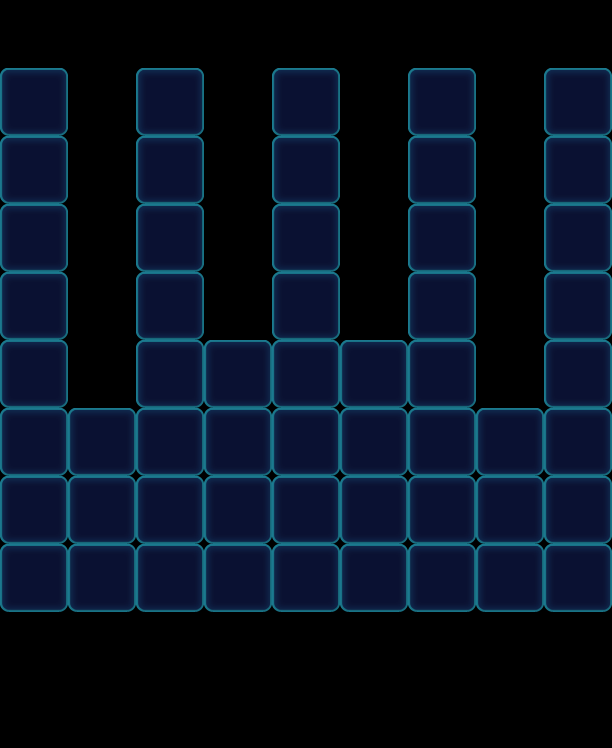

A level layout from a 2D game, rendered from its tile map. Below: a short description, then the map file with tile-grid data replaced by summaries:
An orthogonal 9x11 tile map with 68x68 px tiles, 1 tile layer (Valid), 2 tilesets and 67 objects (54x Floor, 9x Factory_Normal, 4x Haze).

<map version="1.0" orientation="orthogonal" width="9" height="11" tilewidth="68" tileheight="68">
 <tileset firstgid="1" name="game_grid1" tilewidth="68" tileheight="68">
  <image source="game_grid1.png" width="68" height="68" />
 </tileset>
 <tileset firstgid="2" name="map" tilewidth="68" tileheight="68">
  <image source="map.png" width="1024" height="1024" />
 </tileset>
 <layer name="Valid" width="9" height="11">
  <data>[99 cells, 54 non-empty, 1 distinct tile ids]</data>
 </layer>
 <objectgroup name="BottomObj" width="9" height="11">
  <object name="Jelly" type="Floor" gid="32" x="544" y="204">
   <properties>
    <property name="Layers" value="1" />
   </properties>
  </object>
  <object name="Jelly" type="Floor" gid="32" x="544" y="272">
   <properties>
    <property name="Layers" value="1" />
   </properties>
  </object>
  <object name="Jelly" type="Floor" gid="32" x="544" y="340">
   <properties>
    <property name="Layers" value="1" />
   </properties>
  </object>
  <object name="Jelly" type="Floor" gid="32" x="408" y="136">
   <properties>
    <property name="Layers" value="1" />
   </properties>
  </object>
  <object name="Jelly" type="Floor" gid="32" x="408" y="204">
   <properties>
    <property name="Layers" value="1" />
   </properties>
  </object>
  <object name="Jelly" type="Floor" gid="32" x="408" y="272">
   <properties>
    <property name="Layers" value="1" />
   </properties>
  </object>
  <object name="Jelly" type="Floor" gid="32" x="408" y="340">
   <properties>
    <property name="Layers" value="1" />
   </properties>
  </object>
  <object name="Jelly" type="Floor" gid="32" x="272" y="136">
   <properties>
    <property name="Layers" value="1" />
   </properties>
  </object>
  <object name="Jelly" type="Floor" gid="32" x="272" y="204">
   <properties>
    <property name="Layers" value="1" />
   </properties>
  </object>
  <object name="Jelly" type="Floor" gid="32" x="272" y="272">
   <properties>
    <property name="Layers" value="1" />
   </properties>
  </object>
  <object name="Jelly" type="Floor" gid="32" x="272" y="340">
   <properties>
    <property name="Layers" value="1" />
   </properties>
  </object>
  <object name="Jelly" type="Floor" gid="32" x="136" y="136">
   <properties>
    <property name="Layers" value="1" />
   </properties>
  </object>
  <object name="Jelly" type="Floor" gid="32" x="136" y="204">
   <properties>
    <property name="Layers" value="1" />
   </properties>
  </object>
  <object name="Jelly" type="Floor" gid="32" x="136" y="272">
   <properties>
    <property name="Layers" value="1" />
   </properties>
  </object>
  <object name="Jelly" type="Floor" gid="32" x="136" y="340">
   <properties>
    <property name="Layers" value="1" />
   </properties>
  </object>
  <object name="Jelly" type="Floor" gid="32" x="0" y="136">
   <properties>
    <property name="Layers" value="1" />
   </properties>
  </object>
  <object name="Jelly" type="Floor" gid="32" x="0" y="204">
   <properties>
    <property name="Layers" value="1" />
   </properties>
  </object>
  <object name="Jelly" type="Floor" gid="32" x="0" y="272">
   <properties>
    <property name="Layers" value="1" />
   </properties>
  </object>
  <object name="Jelly" type="Floor" gid="32" x="0" y="340">
   <properties>
    <property name="Layers" value="1" />
   </properties>
  </object>
  <object name="Jelly" type="Floor" gid="32" x="0" y="408">
   <properties>
    <property name="Layers" value="1" />
   </properties>
  </object>
  <object name="Jelly" type="Floor" gid="32" x="136" y="408">
   <properties>
    <property name="Layers" value="1" />
   </properties>
  </object>
  <object name="Jelly" type="Floor" gid="32" x="204" y="408">
   <properties>
    <property name="Layers" value="1" />
   </properties>
  </object>
  <object name="Jelly" type="Floor" gid="32" x="272" y="408">
   <properties>
    <property name="Layers" value="1" />
   </properties>
  </object>
  <object name="Jelly" type="Floor" gid="32" x="340" y="408">
   <properties>
    <property name="Layers" value="1" />
   </properties>
  </object>
  <object name="Jelly" type="Floor" gid="32" x="408" y="408">
   <properties>
    <property name="Layers" value="1" />
   </properties>
  </object>
  <object name="Jelly" type="Floor" gid="32" x="544" y="408">
   <properties>
    <property name="Layers" value="1" />
   </properties>
  </object>
  <object name="Jelly" type="Floor" gid="33" x="340" y="612">
   <properties>
    <property name="Layers" value="2" />
   </properties>
  </object>
  <object name="Jelly" type="Floor" gid="33" x="204" y="544">
   <properties>
    <property name="Layers" value="2" />
   </properties>
  </object>
  <object name="Jelly" type="Floor" gid="33" x="408" y="544">
   <properties>
    <property name="Layers" value="2" />
   </properties>
  </object>
  <object name="Jelly" type="Floor" gid="33" x="340" y="544">
   <properties>
    <property name="Layers" value="2" />
   </properties>
  </object>
  <object name="Jelly" type="Floor" gid="33" x="68" y="476">
   <properties>
    <property name="Layers" value="2" />
   </properties>
  </object>
  <object name="Jelly" type="Floor" gid="33" x="476" y="476">
   <properties>
    <property name="Layers" value="2" />
   </properties>
  </object>
  <object name="Jelly" type="Floor" gid="33" x="0" y="544">
   <properties>
    <property name="Layers" value="2" />
   </properties>
  </object>
  <object name="Jelly" type="Floor" gid="33" x="68" y="612">
   <properties>
    <property name="Layers" value="2" />
   </properties>
  </object>
  <object name="Jelly" type="Floor" gid="33" x="0" y="476">
   <properties>
    <property name="Layers" value="2" />
   </properties>
  </object>
  <object name="Jelly" type="Floor" gid="33" x="204" y="612">
   <properties>
    <property name="Layers" value="2" />
   </properties>
  </object>
  <object name="Jelly" type="Floor" gid="33" x="544" y="612">
   <properties>
    <property name="Layers" value="2" />
   </properties>
  </object>
  <object name="Jelly" type="Floor" gid="33" x="408" y="612">
   <properties>
    <property name="Layers" value="2" />
   </properties>
  </object>
  <object name="Jelly" type="Floor" gid="33" x="272" y="476">
   <properties>
    <property name="Layers" value="2" />
   </properties>
  </object>
  <object name="Jelly" type="Floor" gid="33" x="408" y="476">
   <properties>
    <property name="Layers" value="2" />
   </properties>
  </object>
  <object name="Jelly" type="Floor" gid="33" x="476" y="544">
   <properties>
    <property name="Layers" value="2" />
   </properties>
  </object>
  <object name="Jelly" type="Floor" gid="33" x="136" y="476">
   <properties>
    <property name="Layers" value="2" />
   </properties>
  </object>
  <object name="Jelly" type="Floor" gid="33" x="544" y="476">
   <properties>
    <property name="Layers" value="2" />
   </properties>
  </object>
  <object name="Jelly" type="Floor" gid="33" x="476" y="612">
   <properties>
    <property name="Layers" value="2" />
   </properties>
  </object>
  <object name="Jelly" type="Floor" gid="33" x="136" y="612">
   <properties>
    <property name="Layers" value="2" />
   </properties>
  </object>
  <object name="Jelly" type="Floor" gid="33" x="0" y="612">
   <properties>
    <property name="Layers" value="2" />
   </properties>
  </object>
  <object name="Jelly" type="Floor" gid="33" x="204" y="476">
   <properties>
    <property name="Layers" value="2" />
   </properties>
  </object>
  </objectgroup>
 <objectgroup name="MiddleObj" width="9" height="11" />
 <objectgroup color="#000000" name="TopObj" width="9" height="11">
  <!-- 9 objects omitted --></objectgroup>
 <objectgroup color="#00ff00" name="CeilObj" width="9" height="11">
  <!-- 4 objects omitted --></objectgroup>
</map>
<!-- 20 of 67 objects omitted -->
